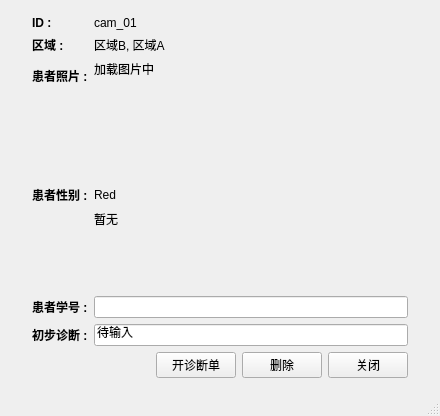
<?xml version="1.0" encoding="UTF-8"?>
<ui version="4.0">
    <class>ResourceKeyboard</class>
    <widget class="QMainWindow" name="ResourceKeyboard">
        <property name="geometry">
            <rect>
                <x>0</x>
                <y>0</y>
                <width>440</width>
                <height>412</height>
            </rect>
        </property>
        <property name="windowTitle">
            <string>细节</string>
        </property>
        <widget class="QWidget" name="centralwidget">
            <layout class="QVBoxLayout" name="verticalLayout">
                <property name="leftMargin">
                    <number>32</number>
                </property>
                <property name="topMargin">
                    <number>16</number>
                </property>
                <property name="rightMargin">
                    <number>32</number>
                </property>
                <property name="bottomMargin">
                    <number>16</number>
                </property>
                <item>
                    <layout class="QFormLayout" name="formLayout">
                        <item row="0" column="0">
                            <widget class="QLabel" name="cam_id_label">
                                <property name="font">
                                    <font>
                                        <weight>75</weight>
                                        <bold>true</bold>
                                    </font>
                                </property>
                                <property name="text">
                                    <string>ID : </string>
                                </property>
                            </widget>
                        </item>
                        <item row="0" column="1">
                            <widget class="QLabel" name="cam_id">
                                <property name="text">
                                    <string>cam_01</string>
                                </property>
                            </widget>
                        </item>
                        <item row="1" column="0">
                            <widget class="QLabel" name="location_label">
                                <property name="font">
                                    <font>
                                        <weight>75</weight>
                                        <bold>true</bold>
                                    </font>
                                </property>
                                <property name="text">
                                    <string>区域 :</string>
                                </property>
                            </widget>
                        </item>
                        <item row="1" column="1">
                            <widget class="QLabel" name="location">
                                <property name="text">
                                    <string>区域B, 区域A</string>
                                </property>
                            </widget>
                        </item>
                        <item row="2" column="0">
                            <widget class="QLabel" name="car_image_label">
                                <property name="font">
                                    <font>
                                        <weight>75</weight>
                                        <bold>true</bold>
                                    </font>
                                </property>
                                <property name="text">
                                    <string>患者照片 :</string>
                                </property>
                            </widget>
                        </item>
                        <item row="2" column="1">
                            <widget class="QLabel" name="car_image">
                                <property name="minimumSize">
                                    <size>
                                        <width>250</width>
                                        <height>120</height>
                                    </size>
                                </property>
                                <property name="text">
                                    <string>加载图片中</string>
                                </property>
                                <property name="alignment">
                                    <set>Qt::AlignLeading|Qt::AlignLeft|Qt::AlignTop</set>
                                </property>
                            </widget>
                        </item>
                        <item row="3" column="0">
                            <widget class="QLabel" name="car_color_label">
                                <property name="font">
                                    <font>
                                        <weight>75</weight>
                                        <bold>true</bold>
                                    </font>
                                </property>
                                <property name="text">
                                    <string>患者性别 :</string>
                                </property>
                            </widget>
                        </item>
                        <item row="3" column="1">
                            <widget class="QLabel" name="car_color">
                                <property name="text">
                                    <string>Red</string>
                                </property>
                            </widget>
                        </item>
                        <!-- <item row="4" column="0">
                            <widget class="QLabel" name="license_image_label">
                                <property name="font">
                                    <font>
                                        <weight>75</weight>
                                        <bold>true</bold>
                                    </font>
                                </property>
                                <property name="text">
                                    <string>病灶图像 :</string>
                                </property>
                            </widget>
                        </item> -->
                        <item row="4" column="1">
                            <widget class="QLabel" name="license_image">
                                <property name="minimumSize">
                                    <size>
                                        <width>180</width>
                                        <height>80</height>
                                    </size>
                                </property>
                                <property name="text">
                                    <string>暂无</string>
                                </property>
                                <property name="alignment">
                                    <set>Qt::AlignLeading|Qt::AlignLeft|Qt::AlignTop</set>
                                </property>
                            </widget>
                        </item>
                        <item row="6" column="0">
                            <widget class="QLabel" name="rule_label">
                                <property name="font">
                                    <font>
                                        <weight>75</weight>
                                        <bold>true</bold>
                                    </font>
                                </property>
                                <property name="text">
                                    <string>初步诊断 :</string>
                                </property>
                            </widget>
                        </item>
                        <item row="6" column="1">
                            <widget class="QLineEdit" name="rule">
                                <property name="text">
                                    <string>待输入</string>
                                </property>
                            </widget>
                        </item>
                        <item row="5" column="0">
                            <widget class="QLabel" name="license_number_label">
                                <property name="font">
                                    <font>
                                        <weight>75</weight>
                                        <bold>true</bold>
                                    </font>
                                </property>
                                <property name="text">
                                    <string>患者学号 :</string>
                                </property>
                            </widget>
                        </item>
                        <item row="5" column="1">
                            <widget class="QLineEdit" name="license_number_lineedit"/>
                        </item>
                    </layout>
                </item>
                <item>
                    <layout class="QHBoxLayout" name="horizontalLayout">
                        <item>
                            <spacer name="horizontalSpacer">
                                <property name="orientation">
                                    <enum>Qt::Horizontal</enum>
                                </property>
                                <property name="sizeHint" stdset="0">
                                    <size>
                                        <width>98</width>
                                        <height>20</height>
                                    </size>
                                </property>
                            </spacer>
                        </item>
                        <item>
                            <widget class="QPushButton" name="ticket_button">
                                <property name="text">
                                    <string>开诊断单</string>
                                </property>
                            </widget>
                        </item>
                        <item>
                            <widget class="QPushButton" name="delete_button">
                                <property name="text">
                                    <string>删除</string>
                                </property>
                            </widget>
                        </item>
                        <item>
                            <widget class="QPushButton" name="close_button">
                                <property name="text">
                                    <string>关闭</string>
                                </property>
                            </widget>
                        </item>
                    </layout>
                </item>
            </layout>
        </widget>
        <widget class="QStatusBar" name="statusbar"/>
    </widget>
    <resources/>
    <connections/>
</ui>
